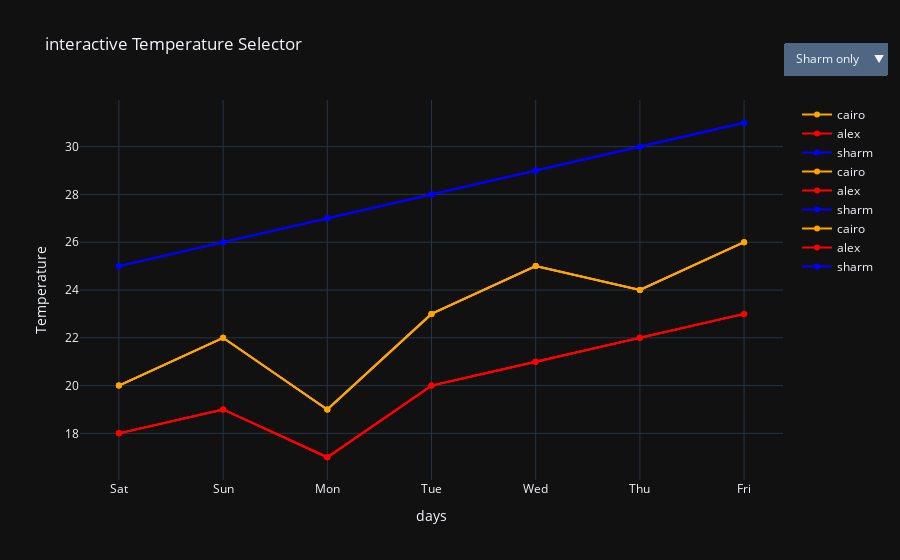

The notebook cell this image was saved under:
### Code cell
fig.add_trace(go.Scatter(
    x = days ,
    y = cairo ,
    mode = 'lines+markers' ,
    name = 'cairo',
    line = dict(color = 'orange', width = 2)
))
#Line for alex temp

fig.add_trace(go.Scatter(
    x = days ,
    y = alex ,
    mode = 'lines+markers' ,
    name = 'alex',
    line = dict(color = 'red', width = 2)
))
#Line for sharm temp
fig.add_trace(go.Scatter(
    x = days ,
    y = sharm ,
    mode = 'lines+markers' ,
    name = 'sharm',
    line = dict(color = 'blue', width = 2)
))


fig.update_layout(
    updatemenus=[
        dict(
            type="dropdown",
            x=1.15,
            y=1.15,
            buttons=[
                dict(
                    label="All Cities",
                    method="update",
                    args=[{"visible": [True, True, True]}, {"title": "All Cities"}]
                ),
                dict(
                    label="Cairo only",
                    method="update",
                    args=[{"visible": [True, False, False]}, {"title": "Cairo only"}]
                ),
                dict(
                    label="Alex only",
                    method="update",
                    args=[{"visible": [False, True, False]}, {"title": "Alex only"}]
                ),
                dict(
                    label="Sharm only",
                    method="update",
                    args=[{"visible": [False, False, True]}, {"title": "Sharm only"}]
                ),
            ]
        )
    ],

    title = "interactive Temperature Selector " ,
    xaxis_title = "days" ,
    yaxis_title = "Temperature" ,
    template = "plotly_dark",
)
fig.show()

### Figure 1 — Plotly figure (JSON) as saved in the notebook; plotly's stock layout.template omitted (floating-point values rounded to 4 significant figures)
{"data": [{"line": {"color": "orange", "width": 2}, "mode": "lines+markers", "name": "cairo", "x": ["Sat", "Sun", "Mon", "Tue", "Wed", "Thu", "Fri"], "y": [20, 22, 19, 23, 25, 24, 26], "type": "scatter"}, {"line": {"color": "red", "width": 2}, "mode": "lines+markers", "name": "alex", "x": ["Sat", "Sun", "Mon", "Tue", "Wed", "Thu", "Fri"], "y": [18, 19, 17, 20, 21, 22, 23], "type": "scatter"}, {"line": {"color": "blue", "width": 2}, "mode": "lines+markers", "name": "sharm", "x": ["Sat", "Sun", "Mon", "Tue", "Wed", "Thu", "Fri"], "y": [25, 26, 27, 28, 29, 30, 31], "type": "scatter"}, {"line": {"color": "orange", "width": 2}, "mode": "lines+markers", "name": "cairo", "x": ["Sat", "Sun", "Mon", "Tue", "Wed", "Thu", "Fri"], "y": [20, 22, 19, 23, 25, 24, 26], "type": "scatter"}, {"line": {"color": "red", "width": 2}, "mode": "lines+markers", "name": "alex", "x": ["Sat", "Sun", "Mon", "Tue", "Wed", "Thu", "Fri"], "y": [18, 19, 17, 20, 21, 22, 23], "type": "scatter"}, {"line": {"color": "blue", "width": 2}, "mode": "lines+markers", "name": "sharm", "x": ["Sat", "Sun", "Mon", "Tue", "Wed", "Thu", "Fri"], "y": [25, 26, 27, 28, 29, 30, 31], "type": "scatter"}, {"line": {"color": "orange", "width": 2}, "mode": "lines+markers", "name": "cairo", "x": ["Sat", "Sun", "Mon", "Tue", "Wed", "Thu", "Fri"], "y": [20, 22, 19, 23, 25, 24, 26], "type": "scatter"}, {"line": {"color": "red", "width": 2}, "mode": "lines+markers", "name": "alex", "x": ["Sat", "Sun", "Mon", "Tue", "Wed", "Thu", "Fri"], "y": [18, 19, 17, 20, 21, 22, 23], "type": "scatter"}, {"line": {"color": "blue", "width": 2}, "mode": "lines+markers", "name": "sharm", "x": ["Sat", "Sun", "Mon", "Tue", "Wed", "Thu", "Fri"], "y": [25, 26, 27, 28, 29, 30, 31], "type": "scatter"}], "layout": {"updatemenus": [{"buttons": [{"args": [{"visible": [true, true, true]}, {"title": "All Cities"}], "label": "All Cityies", "method": "update"}, {"args": [{"visible": [true, false, false]}, {"title": "Cairo only"}], "label": "Cairo only", "method": "update"}, {"args": [{"visible": [false, true, false]}, {"title": "Alex only"}], "label": "Alex only", "method": "update"}, {"args": [{"visible": [false, false, true]}, {"title": "Sharm only"}], "label": "Sharm only", "method": "update"}], "type": "dropdown", "x": 1.15, "y": 1.15}, {"buttons": [{"args": [{"visible": [true, false, false]}, {"title": "Cairo only"}], "label": "Cairo only", "method": "update"}, {"args": [{"visible": [true, false, false]}, {"title": "Cairo only"}], "label": "Cairo only", "method": "update"}, {"args": [{"visible": [false, true, false]}, {"title": "Alex only"}], "label": "Alex only", "method": "update"}, {"args": [{"visible": [false, false, true]}, {"title": "Sharm only"}], "label": "Sharm only", "method": "update"}], "type": "dropdown", "x": 1.15, "y": 1.15}, {"buttons": [{"args": [{"visible": [false, true, false]}, {"title": "Alex only"}], "label": "Alex only", "method": "update"}, {"args": [{"visible": [true, false, false]}, {"title": "Cairo only"}], "label": "Cairo only", "method": "update"}, {"args": [{"visible": [false, true, false]}, {"title": "Alex only"}], "label": "Alex only", "method": "update"}, {"args": [{"visible": [false, false, true]}, {"title": "Sharm only"}], "label": "Sharm only", "method": "update"}], "type": "dropdown", "x": 1.15, "y": 1.15}, {"buttons": [{"args": [{"visible": [false, false, true]}, {"title": "Sharm only"}], "label": "Sharm only", "method": "update"}, {"args": [{"visible": [true, false, false]}, {"title": "Cairo only"}], "label": "Cairo only", "method": "update"}, {"args": [{"visible": [false, true, false]}, {"title": "Alex only"}], "label": "Alex only", "method": "update"}, {"args": [{"visible": [false, false, true]}, {"title": "Sharm only"}], "label": "Sharm only", "method": "update"}], "type": "dropdown", "x": 1.15, "y": 1.15}], "title": {"text": "interactive Temperature Selector "}, "xaxis": {"title": {"text": "days"}}, "yaxis": {"title": {"text": "Temperature"}}}}
